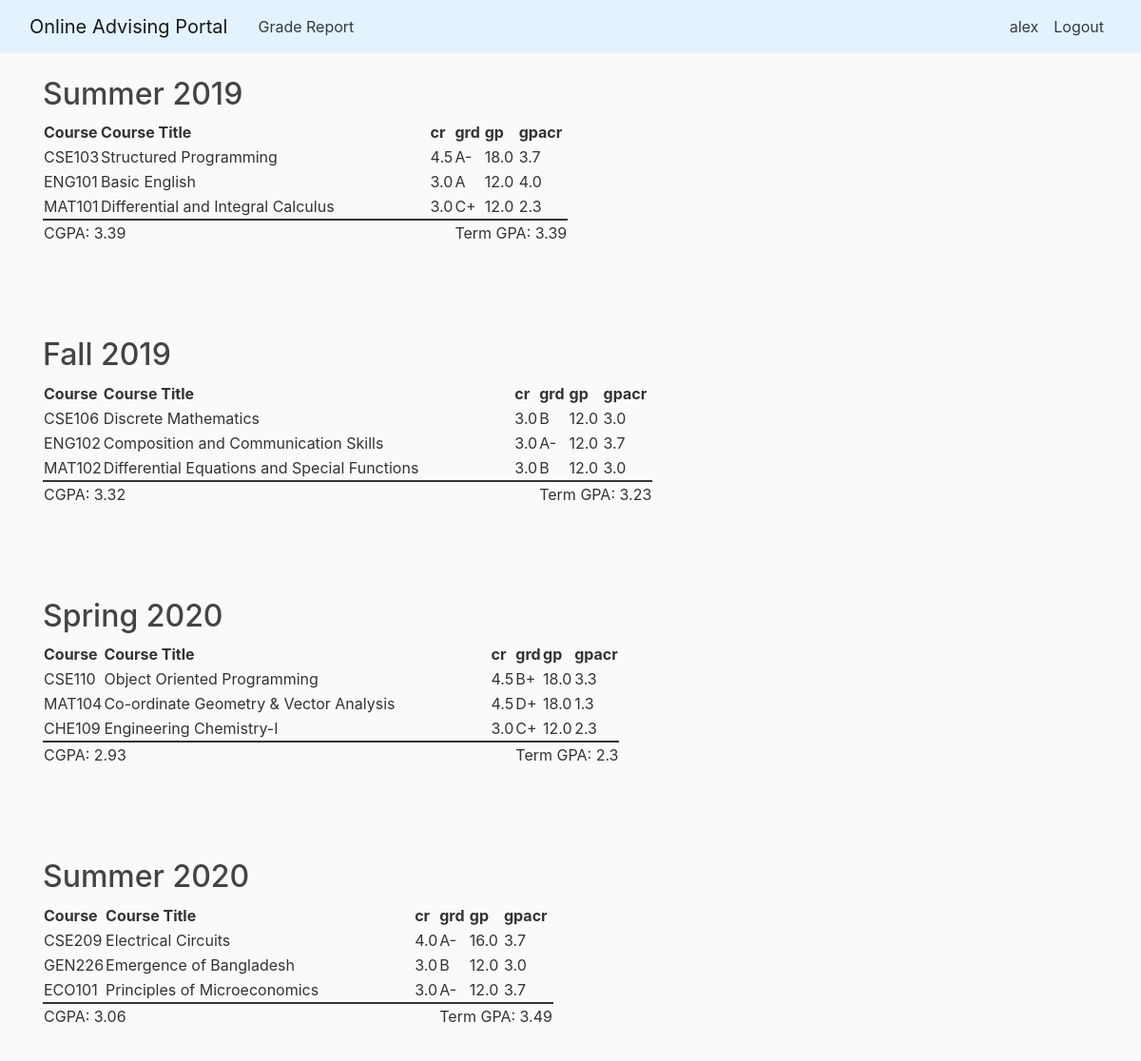
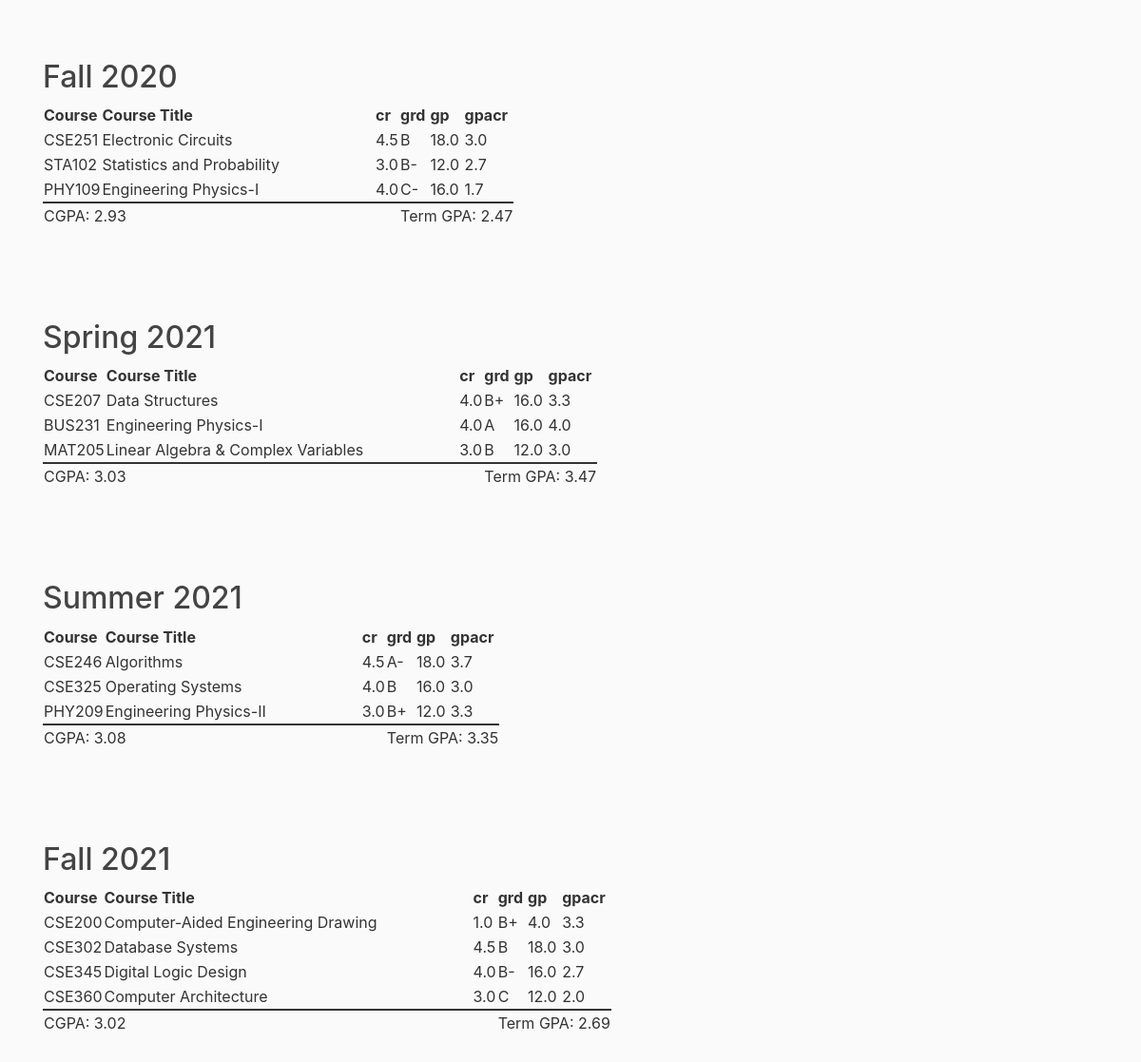
The app's page /grade-report/ (signed in) with its own data (2 pictures, top to bottom).
### advising_portal/models.py (models this page shows, shortened)
class Semester(models.Model):
    semester_id = models.IntegerField(primary_key=True)
    semester_name = models.TextField()
    semester_starts_on = models.DateField()
    semester_ends_on = models.DateField()
    created_at = models.DateTimeField(default=timezone.now)
    created_by = models.ForeignKey(User, on_delete=models.SET_NULL, null=True)
    advising_status = models.BooleanField(default=False)

class Course(models.Model):
    course_id = models.CharField(max_length=100, primary_key=True)
    course_code = models.CharField(max_length=10)
    course_title = models.TextField()
    department = models.ForeignKey(Department, on_delete=models.SET_NULL, null=True)
    prerequisite_course = models.ForeignKey('self', on_delete=models.SET_NULL, null=True)
    credit = models.FloatField()
    created_at = models.DateTimeField(default=timezone.now)
    created_by = models.ForeignKey(User, on_delete=models.SET_NULL, null=True)

class Grade(models.Model):
    grade = models.CharField(max_length=10, primary_key=True)
    grade_point = models.FloatField()
    maximum = models.FloatField()
    minimum = models.FloatField()

### advising_portal/views.py (the view)
# urls.py: path('grade-report/', views.view_grade_report, name='advising-portal-grade-report'),
@login_required
def view_grade_report(request):
    student = Student.objects.get(username_id=User.objects.get(username=request.user).pk)
    courses_taken = CoursesTaken.objects.filter(
        student_id=student.student_id,
        semester__advising_status=False
    ).all()
    courses_by_semesters = {}
    total_cgpa = 0
    total_credit = 0
    for course in courses_taken:
        total_cgpa += (course.grade.grade_point * course.section.course.credit)
        total_credit += course.section.course.credit
        if course.semester_id not in courses_by_semesters:
            courses_by_semesters[course.semester_id] = {
                'semester_id': course.semester_id,
                'semester_name': course.semester.semester_name,
                'total_credit': course.section.course.credit,
                'courses': [
                    {
                        'course_code': course.section.course.course_code,
                        'course_title': re.sub('\(.*\)', '', str(course.section.course.course_title)),
                        'course_credit': course.section.course.credit,
                        'grade': course.grade.grade,
                        'total_gp': course.section.course.credit * 4,
                        'grade_point': course.grade.grade_point,
                    }
                ],
                'current_cgpa': total_cgpa,
                'current_total_credit': total_credit,
                'term_gpa': course.grade.grade_point * course.section.course.credit
            }
        else:
            courses_by_semesters[course.semester_id]['total_credit'] += course.section.course.credit
            courses_by_semesters[course.semester_id]['current_cgpa'] = total_cgpa
            courses_by_semesters[course.semester_id]['current_total_credit'] = total_credit
            courses_by_semesters[course.semester_id]['term_gpa'] += (course.grade.grade_point * course.section.course.credit)
            courses_by_semesters[course.semester_id]['courses'].append(
                {
                    'course_code': course.section.course.course_code,
                    'course_title': re.sub('\(.*\)', '', str(course.section.course.course_title)),
                    'course_credit': course.section.course.credit,
                    'grade': course.grade.grade,
                    'total_gp': course.section.course.credit * 4,
                    'grade_point': course.grade.grade_point,
                }
            )
    for semester in courses_by_semesters.values():
        semester['current_cgpa'] = semester['current_cgpa'] / semester['current_total_credit']
        semester['current_cgpa'] = round(semester['current_cgpa'], 2)
        semester['term_gpa'] = semester['term_gpa'] / semester['total_credit']
        semester['term_gpa'] = round(semester['term_gpa'], 2)
    if total_credit != 0:
        cgpa = total_cgpa / total_credit
        cgpa = round(cgpa, 2)
    else:
        cgpa = 0.0
    context = {
        'cgpa': cgpa,
        'courses_by_semesters': courses_by_semesters
    }
    return render(request, 'advising_portal/grading_report_test.html', context)

### advising_portal/templates/advising_portal/grading_report_test.html (shortened to what this page needs)
{% extends "advising_portal/base.html" %}
{% block content %}
    {% for semester, value in courses_by_semesters.items %}
        <div class="container">
            <h2>{{ value.semester_name }}</h2>
            <table>
                <thead>
                <tr>
                    <th>Course</th>
                    <th style="padding-right: 100px;">Course Title</th>
                    <th>cr</th>
                    <th>grd</th>
                    <th>gp</th>
                    <th>gpacr</th>
                </thead>
                <tbody>
                {% for course in value.courses %}
                    <tr>
                        <td>{{ course.course_code }}</td>
                        <td style="padding-right: 100px;">{{ course.course_title }}</td>
                        <td>{{ course.course_credit }}</td>
                        <td>{{ course.grade }}</td>
                        <td>{{ course.total_gp }}</td>
                        <td>{{ course.grade_point }}</td>
                    </tr>
                {% endfor %}
                <tr>
                  <td colspan="3" style="border-top: 2px solid;">CGPA: {{ value.current_cgpa }}</td>
                  <td colspan="3" style="border-top: 2px solid;">Term GPA: {{ value.term_gpa }}</td>
                </tr>
                </tbody>
            </table>
        </div>
        <br>
        <br>
        <br>
        <br>
    {% endfor %}
{% endblock content %}

### advising_portal/templates/advising_portal/base.html (shortened to what this page needs)
{% load static %}
<!DOCTYPE html>
<html>
<head>
    <link rel="stylesheet" href="https://maxcdn.bootstrapcdn.com/bootstrap/4.0.0/css/bootstrap.min.css"
>
    <link rel="stylesheet" type="text/css" href="{% static 'advising_portal/main.css' %}">
</head>
<body>
<header class="site-header">
    <nav class="navbar navbar-expand-md navbar-light fixed-top" style="background-color: #e3f2fd;">
        <div class="container-fluid fix-width">
            <a class="navbar-brand mr-4" href="{% url 'advising-portal-home' %}">Online Advising Portal</a>
            <div class="collapse navbar-collapse" id="navbarToggle">
                <div class="navbar-nav mr-auto">
                    {% if user.is_authenticated %}
                        <a class="nav-item nav-link text-dark" href="{% url 'advising-portal-grade-report' %}">Grade Report</a>
                    {% endif %}
                </div>
                <div class="navbar-nav">
                    {% if user.is_authenticated %}
                        <a class="nav-item nav-link text-dark" href="{% url 'profile' %}">{{ user.username }}</a>
                        <a class="nav-item nav-link text-dark" href="{% url 'logout' %}">Logout</a>
                    {% else %}
                        <a class="nav-item nav-link text-dark" href="{% url 'login' %}">Login</a>
                        <a class="nav-item nav-link text-dark" href="{% url 'register' %}">Register</a>
                    {% endif %}
                </div>
            </div>
        </div>
    </nav>
</header>
<main class="container-fluid">
    {% block content %}{% endblock %}
</main>
</body>
</html>

### advising_portal/static/advising_portal/main.css (style rules this page uses)
body { background: #fafafa; color: #333333; margin-top: 5rem; }
.fix-width { width: 1300px; margin: 0 auto; }
h1, h2, h3, h4, h5, h6 { color: #444444; }
.site-header .navbar-nav .nav-link { color: #cbd5db; }

### records on screen
Semester: semester_name "Summer 2019"
Course: course_code "CSE103", course_title "Structured Programming", course_credit "4.5"
Grade: grade "A-" "A-" "A-" "A-" "A-", grade_point "3.7" "3.7" "3.7" "3.7" "3.7"
Course: course_code "ENG101", course_title "Basic English", course_credit "3.0"
Grade: grade_point "4.0" "4.0"
Course: course_code "MAT101", course_title "Differential and Integral Calculus", course_credit "3.0"
Grade: grade "C+" "C+", grade_point "2.3" "2.3"
Semester: semester_name "Fall 2019"
Course: course_code "CSE106", course_title "Discrete Mathematics", course_credit "3.0"
Grade: grade_point "3.0" "3.0" "3.0" "3.0" "3.0" "3.0" "3.0"
Course: course_code "ENG102", course_title "Composition and Communication Skills", course_credit "3.0"
Course: course_code "MAT102", course_title "Differential Equations and Special Functions", course_credit "3.0"
Semester: semester_name "Spring 2020"
Course: course_code "CSE110", course_title "Object Oriented Programming", course_credit "4.5"
Grade: grade "B+" "B+" "B+" "B+", grade_point "3.3" "3.3" "3.3" "3.3"
Course: course_code "MAT104", course_title "Co-ordinate Geometry & Vector Analysis", course_credit "4.5"
Grade: grade "D+", grade_point "1.3"
Course: course_code "CHE109", course_title "Engineering Chemistry-I", course_credit "3.0"
Semester: semester_name "Summer 2020"
Course: course_code "CSE209", course_title "Electrical Circuits", course_credit "4.0"
Course: course_code "GEN226", course_title "Emergence of Bangladesh", course_credit "3.0"
Course: course_code "ECO101", course_title "Principles of Microeconomics", course_credit "3.0"
Semester: semester_name "Fall 2020"
Course: course_code "CSE251", course_title "Electronic Circuits", course_credit "4.5"
Course: course_code "STA102", course_title "Statistics and Probability", course_credit "3.0"
Grade: grade "B-" "B-", grade_point "2.7" "2.7"
Course: course_code "PHY109", course_credit "4.0"
Grade: grade "C-", grade_point "1.7"
Semester: semester_name "Spring 2021"
Course: course_code "CSE207", course_title "Data Structures", course_credit "4.0"
Course: course_code "BUS231", course_credit "4.0"
Course: course_code "MAT205", course_title "Linear Algebra & Complex Variables", course_credit "3.0"
Semester: semester_name "Summer 2021"
Course: course_code "CSE246", course_title "Algorithms", course_credit "4.5"
Course: course_code "CSE325", course_title "Operating Systems", course_credit "4.0"
Course: course_code "PHY209", course_credit "3.0"
Semester: semester_name "Fall 2021"
Course: course_code "CSE200", course_title "Computer-Aided Engineering Drawing", course_credit "1.0"
Course: course_code "CSE302", course_title "Database Systems", course_credit "4.5"
Course: course_code "CSE345", course_title "Digital Logic Design", course_credit "4.0"
Course: course_code "CSE360", course_title "Computer Architecture", course_credit "3.0"
Grade: grade_point "2.0"

### other values on screen
{{ user.username }} "alex"
{{ course.total_gp }} "18.0" "12.0" "12.0" "12.0" "12.0" "12.0" "18.0" "18.0" "12.0" "16.0" "12.0" "12.0" "18.0" "12.0" "16.0" "16.0" "16.0" "12.0" "18.0" "16.0" "12.0" "4.0" "18.0" "16.0" "12.0"
{{ course.grade }} "A" "B" "B" "B" "B" "A" "B" "B" "B" "C"
{{ value.current_cgpa }} "3.39" "3.32" "2.93" "3.06" "2.93" "3.03" "3.08" "3.02"
{{ value.term_gpa }} "3.39" "3.23" "2.3" "3.49" "2.47" "3.47" "3.35" "2.69"
{{ course.course_title }} "Engineering Physics-I" "Engineering Physics-I" "Engineering Physics-II"
